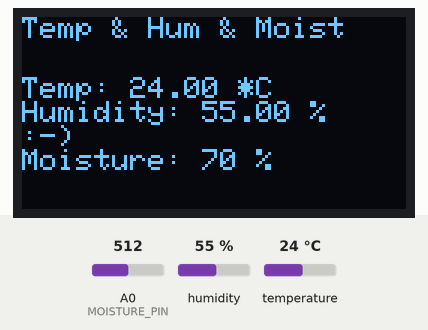
Bench run of a program on a simulated Arduino Uno, built with avr-gcc and run on an emulated ATmega328P. Parts: 128×64 one-colour display. Inputs (shaded band) come from the test bench; at power-on: A0 (MOISTURE_PIN) = 512, humidity 55 %, temperature 24 °C. What the program prints to the serial monitor is not drawn.

Above: at 1.2 s.
1.3 s: A0 (MOISTURE_PIN) set to 579
At 3.3 s:
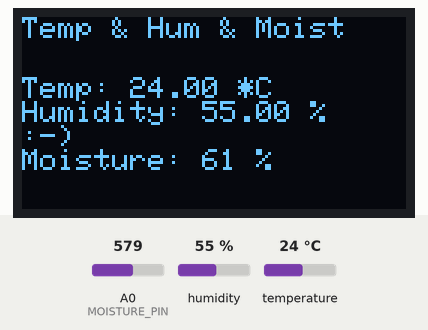
4.1 s: A0 (MOISTURE_PIN) set to 615
At 4.6 s:
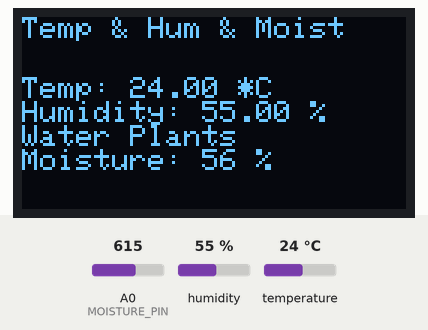
6.9 s: humidity set to 22 %
At 9.6 s:
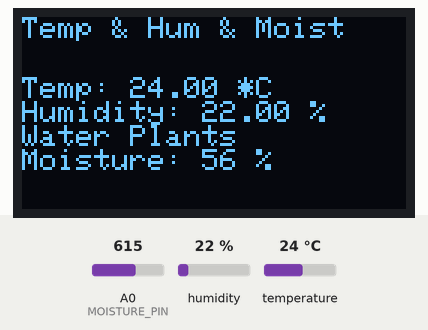
9.9 s: temperature set to 12 °C
At 11.1 s:
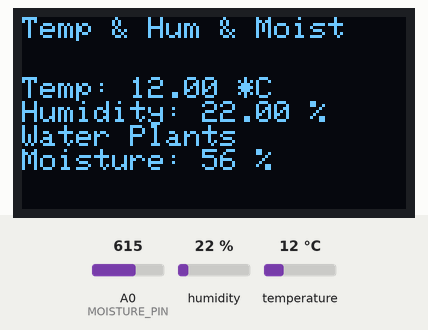
12.7 s: humidity set to 40 %
At 15.0 s:
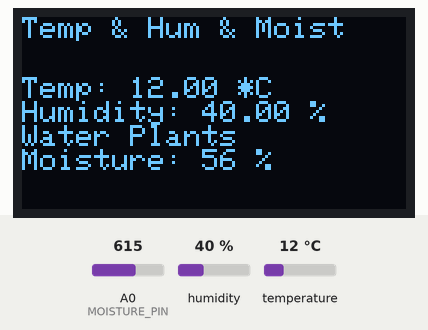
16.1 s: A0 (MOISTURE_PIN) set to 716
At 17.5 s:
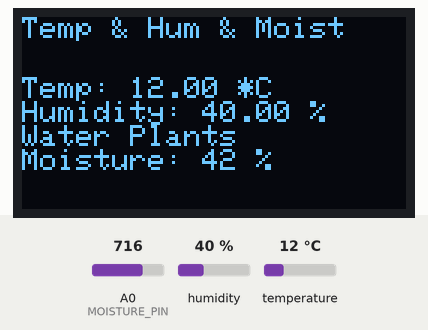
Timing chart, 0 to 19.1 s (numbered marks = the images above; inputs shaded):
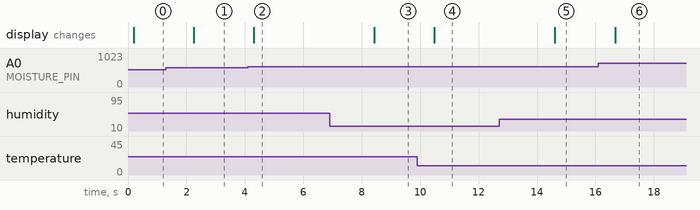

The program:

main.cpp
```cpp
#include <Arduino.h>
#include <Wire.h>
#include <Adafruit_GFX.h>
#include <Adafruit_SSD1306.h>
#include <DHT.h>
#include <DHT_U.h>

// OLED Configuration
#define SCREEN_WIDTH 128
#define SCREEN_HEIGHT 64
Adafruit_SSD1306 display(SCREEN_WIDTH, SCREEN_HEIGHT, &Wire, -1);

// DHT Configuration
#define DHTPIN 2
#define DHTTYPE DHT11
DHT dht(DHTPIN, DHTTYPE);
// Moisture sensor configuration
#define MOISTURE_PIN A0 // Analog pin connected to the sensor

void setup()
{
  // Initialize Serial Monitor
  Serial.begin(9600);
  Serial.println("Starting setup...");

  // Initialize DHT Sensor
  Serial.println("Initializing DHT sensor...");
  dht.begin();
  Serial.println("DHT sensor initialized.");

  // Initialize OLED
  Serial.println("Initializing OLED...");
  if (!display.begin(SSD1306_SWITCHCAPVCC, 0x3C))
  { // 0x3C is common for most OLEDs
    Serial.println("SSD1306 allocation failed");
    for (;;)
      ;
  }
  display.clearDisplay();
  display.setTextSize(1);              // Text size
  display.setTextColor(SSD1306_WHITE); // Text color
  display.display();
  Serial.println("OLED initialized successfully.");
}

void loop()
{
  // Read Temperature and Humidity
  Serial.println("Reading DHT sensor...");
  float temp = dht.readTemperature();
  float humidity = dht.readHumidity();
  // Read soil moisture level
  int moistureLevel = analogRead(MOISTURE_PIN);
  // Convert moisture level to percentage (adjust mapping as needed)
  int moisturePercent = map(moistureLevel, 1023, 300, 0, 100);
  moisturePercent = constrain(moisturePercent, 0, 100); // Ensure value is between 0 and 100
  SerialPrintMoistureLevel(moisturePercent);
  // Check if any reads failed
  if (isnan(temp) || isnan(humidity))
  {
    DisplayDHTError();
    return;
  }

  SerialPrintTempandHumidity(temp, humidity);

  DisplayTempHumidityMoisture(temp, humidity, moisturePercent);

  delay(2000);
}

void SerialPrintTempandHumidity(float temp, float humidity)
{
  // Display on Serial Monitor
  Serial.print("Temperature: ");
  Serial.print(temp);
  Serial.println(" *C");
  Serial.print("Humidity: ");
  Serial.print(humidity);
  Serial.println(" %");
}
// Function to check if soil moisture is below threshold
bool isWaterNeeded(float soilMoisture) {
    return soilMoisture < 59;
}
void DisplayTempHumidityMoisture(float temp, float humidity, int moisturePercent)
{
  // Update OLED Display

  display.clearDisplay();
  display.setCursor(0, 0);
  display.println("Temp & Hum & Moist");
  display.setCursor(0, 20);
  display.print("Temp: ");
  display.print(temp);
  display.println(" *C");
  //display.setCursor(0, 40);
  display.print("Humidity: ");
  display.print(humidity);
  display.println(" %");
if (isWaterNeeded(moisturePercent))
{
  //  display.setCursor(0, 10);
  display.println("Water Plants");
}
else{
   //display.setCursor(0, 10);
  display.println(":-)");
}
  display.print("Moisture: ");
  display.print(moisturePercent);
  display.println(" %");

  display.display();
}
void DisplayDHTError()
{
  Serial.println("Failed to read from DHT sensor!");
  display.clearDisplay();
  display.setCursor(0, 0);
  display.println("DHT Sensor Error!");
  display.display();
  delay(2000);
}
void SerialPrintMoistureLevel(int moisturePercent)
{
  Serial.print("Moisture Level: ");
  Serial.print(moisturePercent);
  Serial.println(" %");
}
```

Measured:
- the behaviour switches between 596 and 597 on A0 (MOISTURE_PIN) (found by bisection; images 1 and 2)
- after the input at 1.3 s, the display: changes after 0.95 s (image 1)
- after the input at 4.1 s, the display: changes after 0.21 s (image 2)
- after the input at 6.9 s, the display: changes after 1.5 s (image 3)
- after the input at 9.9 s, the display: changes after 0.59 s (image 4)
- after the input at 12.7 s, the display: changes after 1.9 s (image 5)
- after the input at 16.1 s, the display: changes after 0.57 s (image 6)
